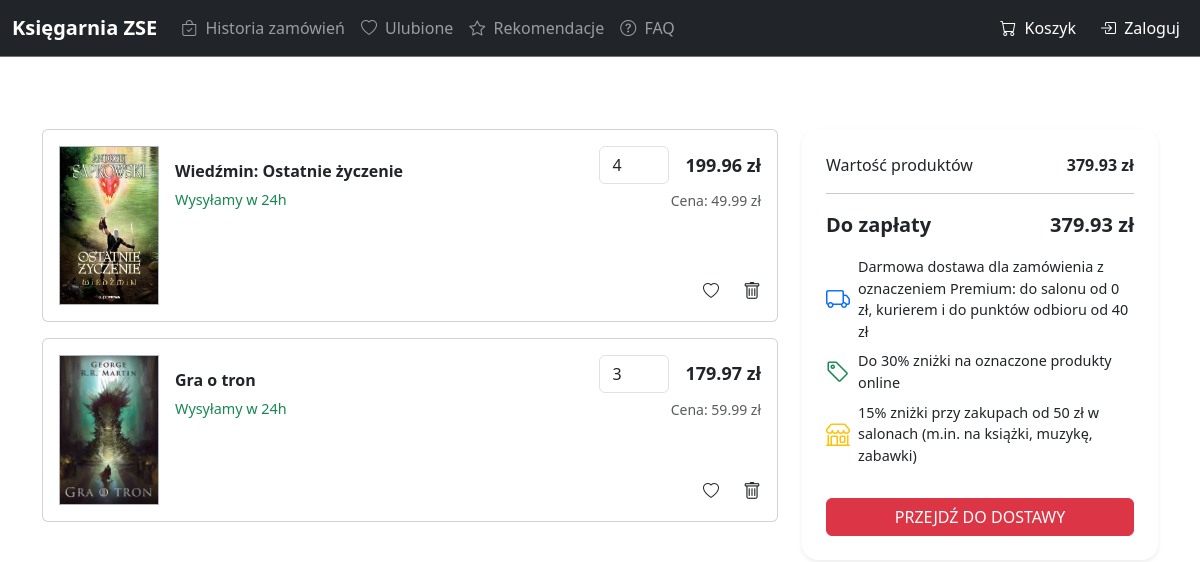
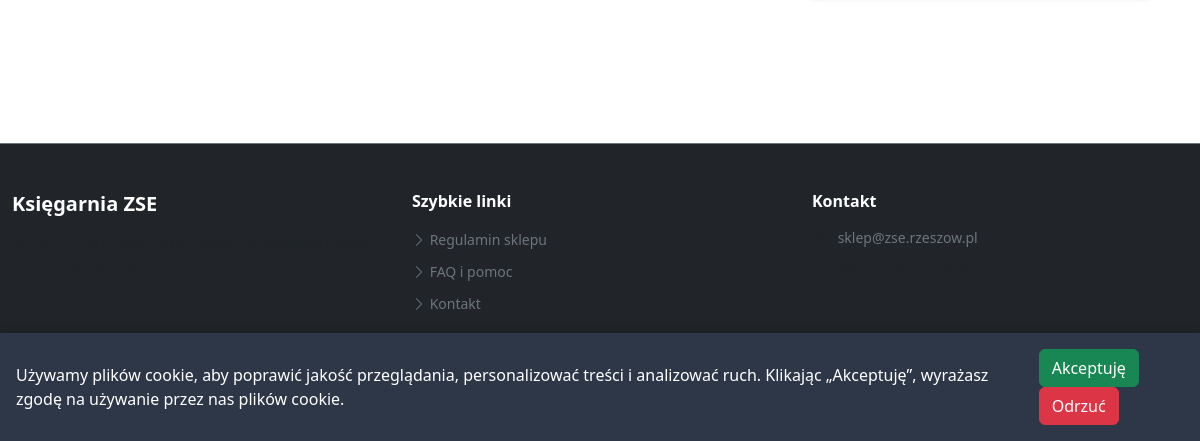
The page /index.php?page=cart (signed in) on the database as committed earlier (2 pictures, top to bottom).
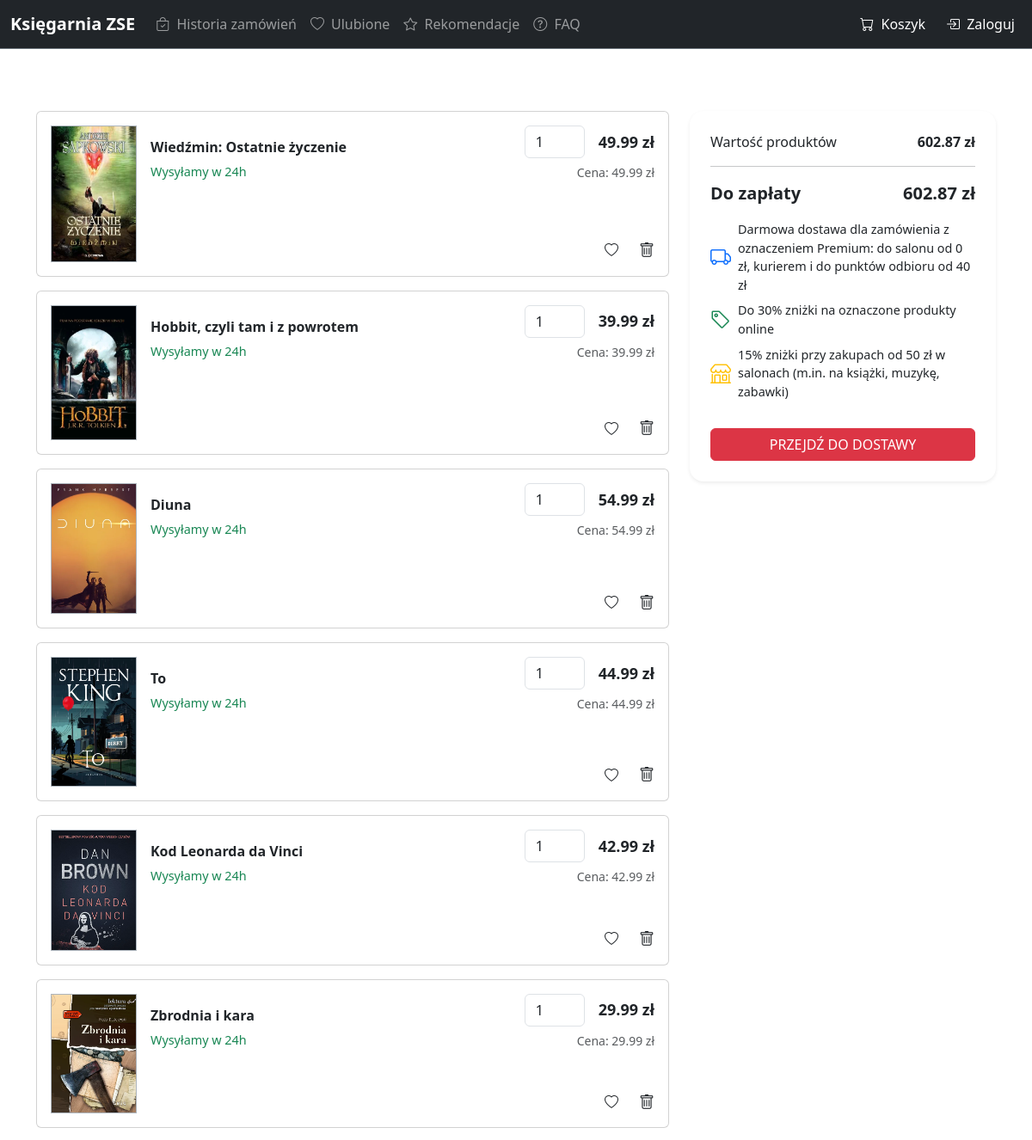
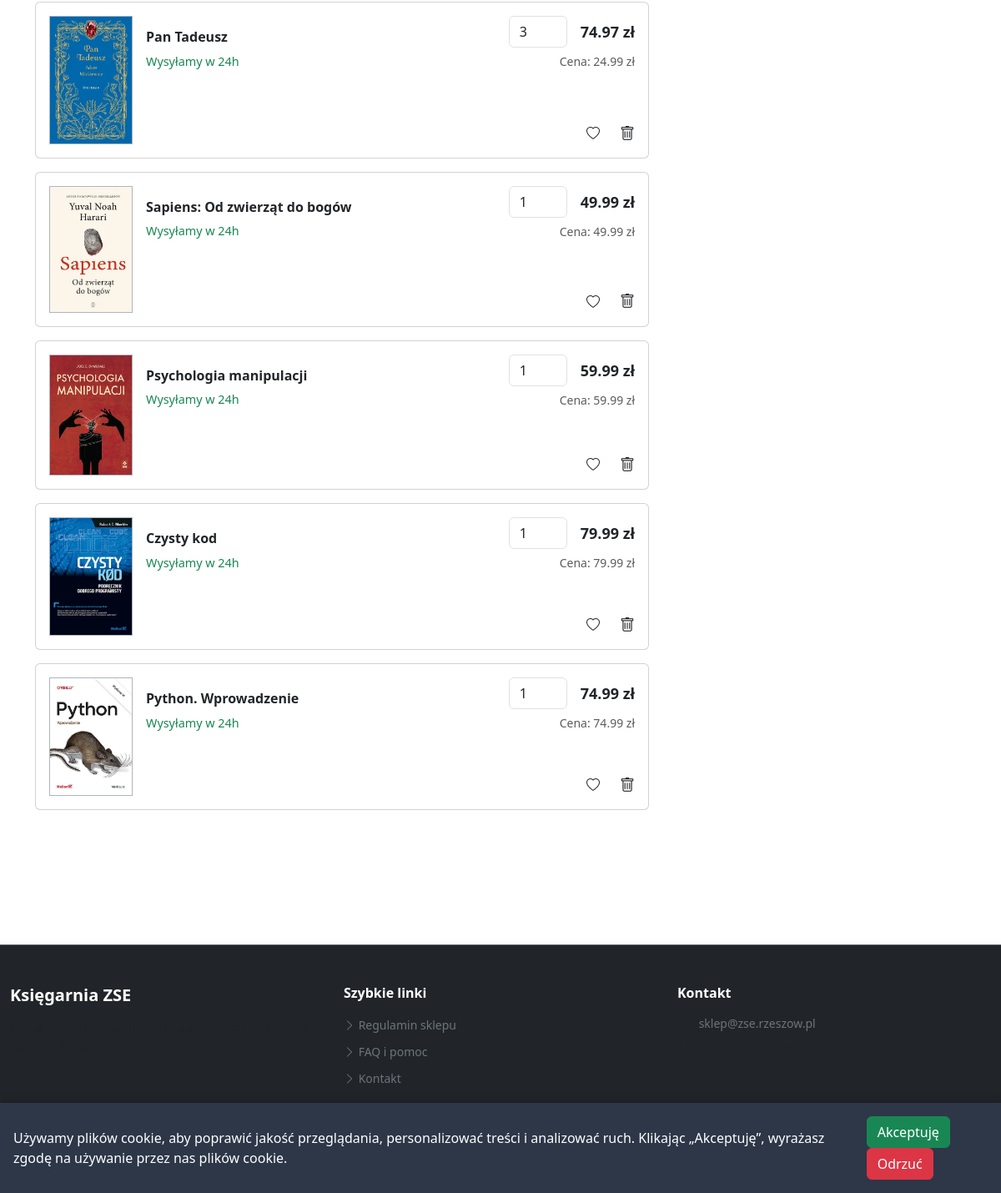
The same page on the database as committed later (2 pictures, top to bottom).
### tables this page shows
CREATE TABLE `cart` (
  `customer_id` int(11) NOT NULL,
  `book_id` int(11) NOT NULL,
  `ilosc` int(11) DEFAULT 1
);

CREATE TABLE `books` (
  `id_book` int(11) NOT NULL,
  `title` varchar(255) NOT NULL,
  `description` text NOT NULL,
  `price` decimal(6,2) NOT NULL,
  `stock` int(11) NOT NULL,
  `pages` int(11) NOT NULL,
  `cover_type` enum('twarda','miękka','ebook') NOT NULL,
  `release_date` date NOT NULL,
  `id_category` int(11) NOT NULL,
  `id_supplier` int(11) NOT NULL
);

### pages/cart.php (called while the page is built, shortened)
<?php
$conn = $mysql;
if (!function_exists('cartFetchFavIds')) {
    function cartFetchFavIds(mysqli $conn, int $userId): array
    {
        $favIds = [];
        $stmt = mysqli_prepare($conn, "SELECT id_book FROM favorites WHERE id_customer = ?");
        mysqli_stmt_bind_param($stmt, "i", $userId);
        mysqli_stmt_execute($stmt);
        $result = mysqli_stmt_get_result($stmt);
        return $favIds;
    }
}
if (!function_exists('cartFetchItems')) {
    function cartFetchItems(mysqli $conn, ?int $userId): array
    {
        $cartItems = [];
        $total = 0.0;
        if ($userId !== null) {
            $sql = "SELECT c.book_id, c.ilosc, b.title, b.price
                    FROM cart c
                    JOIN books b ON b.id_book = c.book_id
                    WHERE c.customer_id = ?";
            $stmt = mysqli_prepare($conn, $sql);
            mysqli_stmt_bind_param($stmt, "i", $userId);
            mysqli_stmt_execute($stmt);
            $result = mysqli_stmt_get_result($stmt);
            while ($row = mysqli_fetch_assoc($result)) {
                $quantity = max(1, min(100, (int)$row['ilosc']));
                $price = (float)$row['price'];
                $sum = $price * $quantity;
                $total += $sum;
                $cartItems[] = [
                    'id' => (int)$row['book_id'],
                    'title' => $row['title'],
                    'price' => $price,
                    'quantity' => $quantity,
                    'sum' => $sum,
                ];
            }
            return [$cartItems, $total];
        }
        return [$cartItems, $total];
    }
}
$isLoggedIn = isset($_SESSION['user_id']);
$userId = $isLoggedIn ? (int)$_SESSION['user_id'] : null;
$favIds = [];
$cartItems = [];
$total = 0.0;
$orderSuccess = $_SESSION['order_success'] ?? '';
$showDeliveryForm = (filter_input(INPUT_GET, 'delivery') === '1');
$currentStep = $showDeliveryForm ? 'delivery' : 'cart';
mysqli_query(
    $conn,
    "CREATE TABLE IF NOT EXISTS order_delivery_details (
        id_order_delivery INT NOT NULL AUTO_INCREMENT,
        id_order INT NOT NULL,
        first_name VARCHAR(100) NOT NULL,
        last_name VARCHAR(100) NOT NULL,
        email VARCHAR(255) NOT NULL,
        phone VARCHAR(30) NOT NULL,
        street VARCHAR(255) NOT NULL,
        postal_code VARCHAR(20) NOT NULL,
        city VARCHAR(100) NOT NULL,
        country VARCHAR(100) NOT NULL DEFAULT 'Polska',
        delivery_method VARCHAR(50) NOT NULL,
        created_at DATETIME NOT NULL DEFAULT CURRENT_TIMESTAMP,
        PRIMARY KEY (id_order_delivery),
        UNIQUE KEY uniq_order_delivery (id_order),
        CONSTRAINT fk_order_delivery_order FOREIGN KEY (id_order) REFERENCES orders(id_order) ON DELETE CASCADE
    ) ENGINE=InnoDB DEFAULT CHARSET=utf8mb4 COLLATE=utf8mb4_polish_ci"
);
if ($isLoggedIn) {
    $favIds = cartFetchFavIds($conn, $userId);
}
[$cartItems, $total] = cartFetchItems($conn, $userId);
include 'front/Fcart.php';

### pages/front/Fcart.php (the view, shortened to what the rows shown need)
<?php
$isDeliveryStep = ($currentStep ?? 'cart') === 'delivery';
$isOrderCompleted = !empty($orderSuccess);
?>
<div class="container my-5">
    <?php if (!$isOrderCompleted && !$isDeliveryStep): ?>
        <div class="row">
            <section class="products col-lg-8">
                <?php if (empty($cartItems)): ?>
                    <section class="card p-4 d-flex flex-column align-items-center justify-content-center cart-item text-center">
                        <img src="graphic/icons/empty_cart.png"
                            style="max-width:120px;"
                            class="mb-3">
                        <h3 class="mb-0">Brak produktów w koszyku</h3>
                    </section>
                <?php else: ?>
                    <?php foreach ($cartItems as $item): ?>
                        <section class="card mb-3 p-3 d-flex flex-row justify-content-between cart-item position-relative"
                            data-id="<?php echo $item['id']; ?>">
                            <div class="d-flex">
                                <img src="graphic/books/<?php echo $item['id']; ?>.jpg"
                                    width="100px"
                                    class="me-3 border border-dark-subtle"
                                    alt="<?php echo htmlspecialchars($item['title']); ?>">
                                <div class="py-3">
                                    <h6 class="fw-bold">
                                        <?php echo htmlspecialchars($item['title']); ?>
                                    </h6>
                                    <p style="font-size: 0.9rem;" class="text-success">Wysyłamy w 24h</p>
                                </div>
                            </div>
                            <div class="d-flex flex-column align-items-end">
                                <div class="d-flex align-items-center">
                                    <input type="number"
                                        value="<?php echo $item['quantity']; ?>"
                                        min="1"
                                        max="100"
                                        step="1"
                                        inputmode="numeric"
                                        class="form-control me-3 qty-input"
                                        style="width:70px"
                                        data-price="<?php echo $item['price']; ?>"
                                        data-id="<?php echo $item['id']; ?>">
                                    <strong class="item-total" style="font-size:18px;">
                                        <?php echo number_format($item['price'] * $item['quantity'], 2); ?> zł
                                    </strong>
                                </div>
                                <div class="text-end mt-1">
                                    <small class="text-muted">
                                        Cena: <?php echo number_format($item['price'], 2); ?> zł
                                    </small>
                                </div>
                            </div>
                            <div class="position-absolute bottom-0 end-0 p-3 d-flex gap-4">
                                <button class="btn p-0 border-0 bg-transparent"
                                    onclick="toggleFav(this)"
                                    data-id="<?= $item['id'] ?>">
                                    <i class="bi <?= in_array($item['id'], $favIds) ? 'bi-heart-fill text-danger' : 'bi-heart' ?>"></i>
                                </button>
                                <button class="btn p-0 border-0 bg-transparent" onclick="updateCart('remove', <?= $item['id']; ?>)">
                                    <i class="bi bi-trash" style="font-size:18px;"></i>
                                </button>
                            </div>
                        </section>
                    <?php endforeach; ?>
                <?php endif; ?>
            </section>
        </div>
    <?php endif; ?>
</div>

Rows that differ between the two databases and show on the page:
removed cart: shows a picture, book.title "Gra o tron", ilosc+book "3", $item['price'] * $item['quantity'] "179.97", book.price "59.99"
changed cart "Wiedźmin: Ostatnie życzenie": book.price "4" → "1"; $item['price']*$item['quantity'] "199.96" → "49.99"
added cart: shows a picture, book.title "Hobbit, czyli tam i z powrotem", ilosc+book "1", $item['price']*$item['quantity'] "39.99", book.price "39.99"
added cart: shows a picture, book.title "Diuna", ilosc+book "1", $item['price']*$item['quantity'] "54.99", book.price "54.99"
added cart: shows a picture, book.title "To", ilosc+book "1", $item['price']*$item['quantity'] "44.99", book.price "44.99"
added cart: shows a picture, book.title "Kod Leonarda da Vinci", ilosc+book "1", $item['price']*$item['quantity'] "42.99", book.price "42.99"
added cart: shows a picture, book.title "Zbrodnia i kara", ilosc+book "1", $item['price']*$item['quantity'] "29.99", book.price "29.99"
added cart: shows a picture, book.title "Pan Tadeusz", ilosc+book "3", $item['price'] * $item['quantity'] "74.97", book.price "24.99"
added cart: shows a picture, book.title "Sapiens: Od zwierząt do bogów", ilosc+book "1", $item['price']*$item['quantity'] "49.99", book.price "49.99"
added cart: shows a picture, book.title "Psychologia manipulacji", ilosc+book "1", $item['price']*$item['quantity'] "59.99", book.price "59.99"
added cart: shows a picture, book.title "Czysty kod", ilosc+book "1", $item['price']*$item['quantity'] "79.99", book.price "79.99"
added cart: shows a picture, book.title "Python. Wprowadzenie", ilosc+book "1", $item['price']*$item['quantity'] "74.99", book.price "74.99"
Other text that changed with them:
$total: "379.93" → "602.87"
